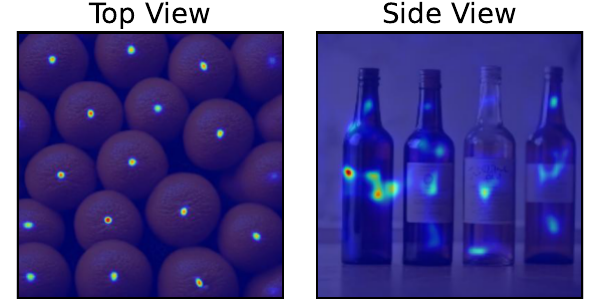

Here is the Python script that generated this plot:
import matplotlib.pyplot as plt
import matplotlib.image as mpimg
import matplotlib.patches as patches

# Paths to your images
image_path_1 = "../results/heatmap/17_15 oranges_6.0_heatmap.jpg"
image_path_2 = "../results/heatmap/0_5 bottles_1.001953125_heatmap.jpg"

# Captions for the images
caption_1 = 'Top View'
caption_2 = 'Side View'

# Load the images
img1 = mpimg.imread(image_path_1)
img2 = mpimg.imread(image_path_2)

# Create a figure with 2 subplots
fig, axes = plt.subplots(1, 2, figsize=(6, 3))

# Set a border width
border_width = 3
border_color = 'black'

def add_border(ax, border_color, border_width):
    rect = patches.Rectangle(
        (0, 0), 1, 1, transform=ax.transAxes,
        linewidth=border_width, edgecolor=border_color, facecolor='none')
    ax.add_patch(rect)

# Display the first image with its caption
axes[0].imshow(img1)
axes[0].set_title(caption_1, fontsize=20)  # Set font size and weight
axes[0].axis('off')  # Hide axes
add_border(axes[0], border_color, border_width)

# Display the second image with its caption
axes[1].imshow(img2)
axes[1].set_title(caption_2, fontsize=20)  # Set font size and weight
axes[1].axis('off')  # Hide axes
add_border(axes[1], border_color, border_width)

# Adjust layout to prevent overlap and add padding
# plt.subplots_adjust(wspace=0.6)
plt.subplots_adjust(left=0, right=1, top=1, bottom=0, wspace=0, hspace=0)
plt.tight_layout(pad=0.1)

# Show the figure
plt.savefig("heatmap_different_views.pdf")
plt.show()
